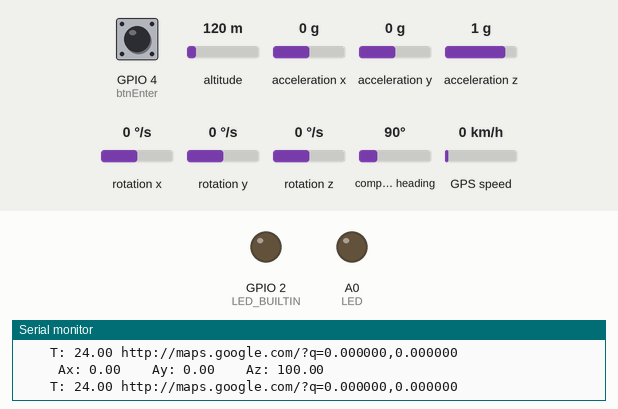
This sketch was run on a simulated ESP8266 (NodeMCU). Shown: output pins drawn as LEDs (lit = HIGH, except the on-board LED, lit = LOW), the last lines printed to the serial monitor. Wiring (inferred from the names in the program): MPU-6050 motion sensor at I2C address 0x68. The inputs (shaded band) are chosen by the test bench; at power-on: acceleration z 1 g, acceleration x 0 g, GPIO 4 (btnEnter) LOW, altitude 120 m, acceleration y 0 g, rotation x 0 °/s, rotation y 0 °/s, rotation z 0 °/s, compass heading 90°, GPS speed 0 km/h. WiFi joins after 1.5 s; servers stay silent unless stated; uploads are accepted with an empty reply; the GPS gets a fix after 3 s at 37.7749, -122.4194 with 8 satellites.

Above: at 2.8 s.
2.9 s: acceleration z set to 0.5 g
5.5 s: acceleration z set to 0.2 g
At 7.5 s:
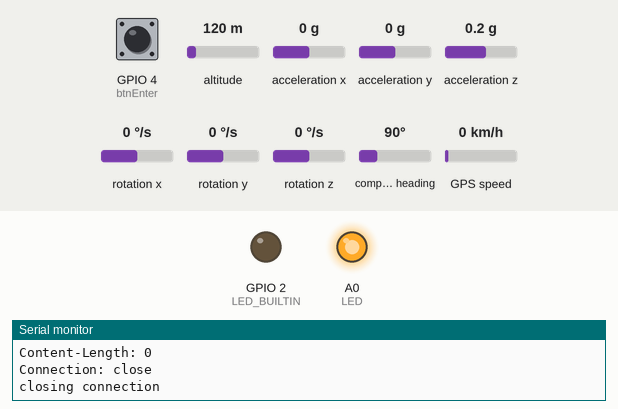
9.7 s: acceleration x set to -0.2 g
13.5 s: acceleration x set to -0.5 g
At 16.8 s:
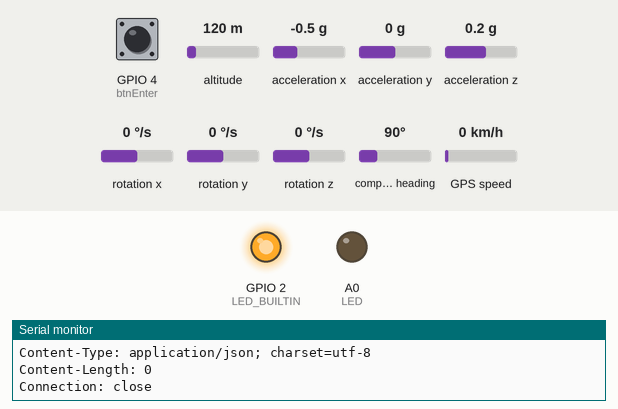
17.7 s: acceleration x set to 0 g
At 21.7 s:
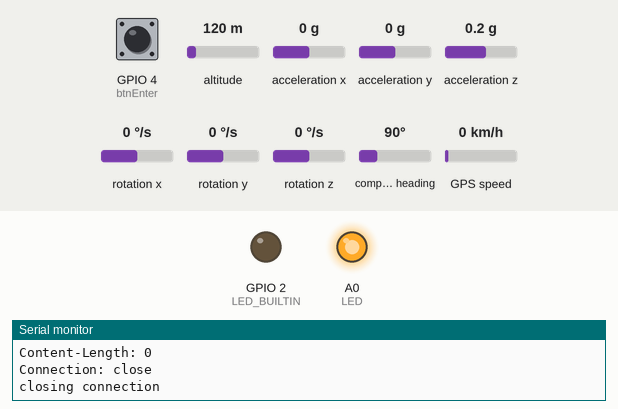
Timing chart, 0 to 26.6 s (numbered marks = the images above; inputs shaded):
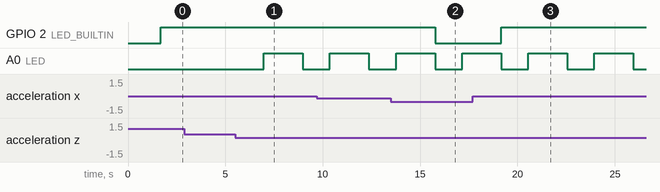

Measured:
- the behaviour switches between 0.4 and 0.3 g on acceleration z (found by bisection; images 0 and 1)
- the behaviour switches between -0.3 and -0.4 g on acceleration x (found by bisection; images 1 and 2)
- after the input at 5.5 s, A0 (LED): LOW → HIGH after 1.5 s, → LOW 2.0 s later
- after the input at 13.5 s, GPIO 2 (LED_BUILTIN): HIGH → LOW after 2.3 s
- after the input at 17.7 s, GPIO 2 (LED_BUILTIN): LOW → HIGH after 1.5 s

The sketch:

14_boat_accident_alerting_system.ino
```cpp
//ACCELEROMETER FOR SENDING DATA TO CLOUD BY GEDEON


//_____________________ LIBRARY_____________________

#include <ESP8266WiFi.h>


 //_________API KEY ANT NETWORK CONNECTION____________
//String apiKey = "S4AG5L61CY5OFI90";           //  Enter your Write API key from ThingSpeak
//const char* ssid =  "GEDEON_wifi";     // replace with your wifi ssid and wpa2 key
const char* password =  "Thegiants2019$";
const char *ssid =  "Thegiants_Electronics";     // replace with your wifi ssid and wpa2 key
//const char *pass =  "Thegiants2019$";

const char* host = "192.168.8.112";


//__________________PINS & VARAIBLES DECRARATION________________________

#define LED A0
#define btnEnter 4
WiFiClient client;
int sender=0,contact=0;
int ds=200;
float Long,Lat;
float d1,d2,d3;

String online_link;
//________ offices location________________
float office_1_lat=-1.958869;
float office_1_long=30.062613;

float office_2_lat=-1.958123;
float office_2_long=30.062758;

float office_3_lat=-1.958990;
float office_3_long=30.062129;

void nearest_office(){
d1= (office_1_lat - Lat)*(office_1_lat - Lat) + (office_1_long - Long)*(office_1_long - Long);
d2= (office_2_lat - Lat)*(office_2_lat - Lat) + (office_2_long - Long)*(office_2_long - Long);
d3= (office_3_lat - Lat)*(office_3_lat - Lat) + (office_3_long - Long)*(office_3_long - Long);
d1=(sqrt(d1))*1000;
d2=(sqrt(d2))*1000;
d3=(sqrt(d3))*1000;
}

void check_the_nearest_office(){
  if(d1<d2 && d1<d3){
    contact=contact+1;
    Serial.println("Office one is closer");
  }
  else if(d2<d1 && d2<d3){
    contact=contact+2;
    Serial.println("Office two is closer");
  }
  else{
    contact=contact+3;
    Serial.println("Office three is closer");
  }
}

//_______-_______CODES FROM ACC_____________
#include <Wire.h>

// MPU6050 Slave Device Address
const uint8_t MPU6050SlaveAddress = 0x68;

// Select SDA and SCL pins for I2C communication
const uint8_t scl = 12;
const uint8_t sda = 14;

// sensitivity scale factor respective to full scale setting provided in datasheet
const uint16_t AccelScaleFactor = 16384;
const uint16_t GyroScaleFactor = 131;

// MPU6050 few configuration register addresses
const uint8_t MPU6050_REGISTER_SMPLRT_DIV   =  0x19;
const uint8_t MPU6050_REGISTER_USER_CTRL    =  0x6A;
const uint8_t MPU6050_REGISTER_PWR_MGMT_1   =  0x6B;
const uint8_t MPU6050_REGISTER_PWR_MGMT_2   =  0x6C;
const uint8_t MPU6050_REGISTER_CONFIG       =  0x1A;
const uint8_t MPU6050_REGISTER_GYRO_CONFIG  =  0x1B;
const uint8_t MPU6050_REGISTER_ACCEL_CONFIG =  0x1C;
const uint8_t MPU6050_REGISTER_FIFO_EN      =  0x23;
const uint8_t MPU6050_REGISTER_INT_ENABLE   =  0x38;
const uint8_t MPU6050_REGISTER_ACCEL_XOUT_H =  0x3B;
const uint8_t MPU6050_REGISTER_SIGNAL_PATH_RESET  = 0x68;

 double Ax, Ay, Az, T, Gx, Gy, Gz ,tX,tY,tZ;

int16_t AccelX, AccelY, AccelZ, Temperature, GyroX, GyroY, GyroZ;

//___________GPS CODES___________________
#include <TinyGPS++.h>
#include <SoftwareSerial.h>

static const int RXPin = 5, TXPin = 0; //RX=3, TX=4
static const uint32_t GPSBaud = 9600;

// The TinyGPS++ object
TinyGPSPlus gps;

// The serial connection to the GPS device
SoftwareSerial ss(RXPin, TXPin);


 //__________________THE SETUP FUNCTION_______________________
void setup()
{
       Serial.begin(115200);                   //starting the serial communication
       delay(10);
       pinMode(LED, OUTPUT);    // LED pin as output.
       ss.begin(GPSBaud);//SOFTWARE SERIAL FOR GPS


       //_________acc
  pinMode(LED_BUILTIN, OUTPUT);
  Wire.begin(sda, scl);
  MPU6050_Init();
 Serial.println("Connecting to ");
       Serial.println(ssid);
  /* Explicitly set the ESP8266 to be a WiFi-client, otherwise, it by default,
     would try to act as both a client and an access-point and could cause
     network-issues with your other WiFi-devices on your WiFi-network. */

  WiFi.mode(WIFI_STA);
  WiFi.begin(ssid, password);

  while (WiFi.status() != WL_CONNECTED) {
    delay(500);
    Serial.print(".");
  }

  Serial.println("");
  Serial.println("WiFi connected");
  Serial.println("IP address: ");
  Serial.println(WiFi.localIP());

}

void loop()
{
//________accerlometer________
Read_RawValue(MPU6050SlaveAddress, MPU6050_REGISTER_ACCEL_XOUT_H);

  //divide each with their sensitivity scale factor
  Ax = (double)AccelX/AccelScaleFactor;
  Ay = (double)AccelY/AccelScaleFactor;
  Az = (double)AccelZ/AccelScaleFactor;
  T = (double)Temperature/340+36.53; //temperature formula
  Gx = (double)GyroX/GyroScaleFactor;
  Gy = (double)GyroY/GyroScaleFactor;
  Gz = (double)GyroZ/GyroScaleFactor;


  // This sketch displays information every time a new sentence is correctly encoded.
 while (ss.available() > 0){

    gps.encode(ss.read());
    if (gps.location.isUpdated()){
      Serial.print("Latitude= ");
      Serial.print(gps.location.lat(), 6);
      Serial.print(" Longitude= ");
      Serial.println(gps.location.lng(), 6);
      Lat=gps.location.lat();
      Long=gps.location.lng();
    }

 }

 //____creating google map link__________
  online_link=" ";
  online_link += F("http://maps.google.com/?q=");
  online_link += String(gps.location.lat(), 6);
  online_link += F(",");
  online_link += String(gps.location.lng(), 6);
  Serial.println(online_link);


/*

  Serial.print("Ax: "); Serial.print(Ax);
  Serial.print(" Ay: "); Serial.print(Ay);
  Serial.print(" Az: "); Serial.print(Az);
  Serial.print(" T: "); Serial.print(T);
  Serial.print(" Gx: "); Serial.print(Gx);
  Serial.print(" Gy: "); Serial.print(Gy);
  Serial.print(" Gz: "); Serial.println(Gz);
*/

conversion();

led();

Serial.print("     Ax: "); Serial.print(tX);
  Serial.print("    Ay: "); Serial.print(tY);
  Serial.print("    Az: "); Serial.println(tZ);
  Serial.print("    T: "); Serial.print(T);
  delay(100);
//_________________________

if(tZ<30)
{
sender=sender+1;
}

 if(digitalRead(btnEnter)==HIGH)                //DETECTION OF BUTTON INTERFACE TO HIGH
  {
      delay(10);                               //DELAY FOR ELIMANATING EDGE JITTER(bounce)
      if(digitalRead(btnEnter)==HIGH)            //CONFIRM BUTTON IS PRESSED
      {
        while(digitalRead(btnEnter)==HIGH);    //WAIT FOR KEY INTERFACE TO HIGH
        delay(10);                         //DELAY FOR ELIMANATING EDGE JITTER
        while(digitalRead(btnEnter)==HIGH);  //Confirm button release
sender=sender+1;
    }
  }


  if(sender>0)
  {
                  /*===============================================================================*/


  Serial.print("connecting to ");
  Serial.println(host);

  // Use WiFiClient class to create TCP connections
  WiFiClient client;
  const int httpPort = 80;
  if (!client.connect(host, httpPort)) {
    Serial.println("connection failed");
    return;
  }

  // We now create a URI for the request where there are the php codes that sends them in database
  String url = "/admin/send.php?";
  url += "Long=";
  url += Long;
  url += "&Lat=";
  url += Lat;
  url += "&ds=";
  url += ds;
  url += "&T=";
  url += online_link;

  Serial.print("Requesting URL: ");
  Serial.println(url);

  // This will send the request to the server
  client.print(String("GET ") + url + " HTTP/1.1\r\n" +
               "Host: " + host + "\r\n" +
               "Connection: close\r\n\r\n");
  unsigned long timeout = millis();
  while (client.available() == 0) {
    if (millis() - timeout > 5000) {
      Serial.println(">>> Client Timeout !");
      client.stop();
      return;
    }
  }

  // Read all the lines of the reply from server and print them to Serial
  while(client.available()){
    String line = client.readStringUntil('\r');
    Serial.print(line);
  }

  Serial.println();
  Serial.println("closing connection");
    digitalWrite(LED, HIGH);
  delay(2000);
  sender=0;
    digitalWrite(LED, LOW);
  }

}


void I2C_Write(uint8_t deviceAddress, uint8_t regAddress, uint8_t data){
  Wire.beginTransmission(deviceAddress);
  Wire.write(regAddress);
  Wire.write(data);
  Wire.endTransmission();
}

// read all 14 register
void Read_RawValue(uint8_t deviceAddress, uint8_t regAddress){
  Wire.beginTransmission(deviceAddress);
  Wire.write(regAddress);
  Wire.endTransmission();
  Wire.requestFrom(deviceAddress, (uint8_t)14);
  AccelX = (((int16_t)Wire.read()<<8) | Wire.read());
  AccelY = (((int16_t)Wire.read()<<8) | Wire.read());
  AccelZ = (((int16_t)Wire.read()<<8) | Wire.read());
  Temperature = (((int16_t)Wire.read()<<8) | Wire.read());
  GyroX = (((int16_t)Wire.read()<<8) | Wire.read());
  GyroY = (((int16_t)Wire.read()<<8) | Wire.read());
  GyroZ = (((int16_t)Wire.read()<<8) | Wire.read());
}

//configure MPU6050
void MPU6050_Init(){
  delay(150);
  I2C_Write(MPU6050SlaveAddress, MPU6050_REGISTER_SMPLRT_DIV, 0x07);
  I2C_Write(MPU6050SlaveAddress, MPU6050_REGISTER_PWR_MGMT_1, 0x01);
  I2C_Write(MPU6050SlaveAddress, MPU6050_REGISTER_PWR_MGMT_2, 0x00);
  I2C_Write(MPU6050SlaveAddress, MPU6050_REGISTER_CONFIG, 0x00);
  I2C_Write(MPU6050SlaveAddress, MPU6050_REGISTER_GYRO_CONFIG, 0x00);//set +/-250 degree/second full scale
  I2C_Write(MPU6050SlaveAddress, MPU6050_REGISTER_ACCEL_CONFIG, 0x00);// set +/- 2g full scale
  I2C_Write(MPU6050SlaveAddress, MPU6050_REGISTER_FIFO_EN, 0x00);
  I2C_Write(MPU6050SlaveAddress, MPU6050_REGISTER_INT_ENABLE, 0x01);
  I2C_Write(MPU6050SlaveAddress, MPU6050_REGISTER_SIGNAL_PATH_RESET, 0x00);
  I2C_Write(MPU6050SlaveAddress, MPU6050_REGISTER_USER_CTRL, 0x00);
}

void led(){
  if (tX<30){
digitalWrite(LED_BUILTIN, HIGH);   // turn the LED on (HIGH is the voltage level)
                       // wait for a second
 }
 else{
  digitalWrite(LED_BUILTIN, LOW);}
}
void conversion()
{
  if(Ax<0){
  Ax=Ax*(-1);
  }
 if(Ay<0){
  Ay=Ay*(-1);
  }
 if(Az<0){
  Az=Az*(-1);
  }

tX=Ax*100;
tY=Ay*100;
tZ=Az*100;
}
```
